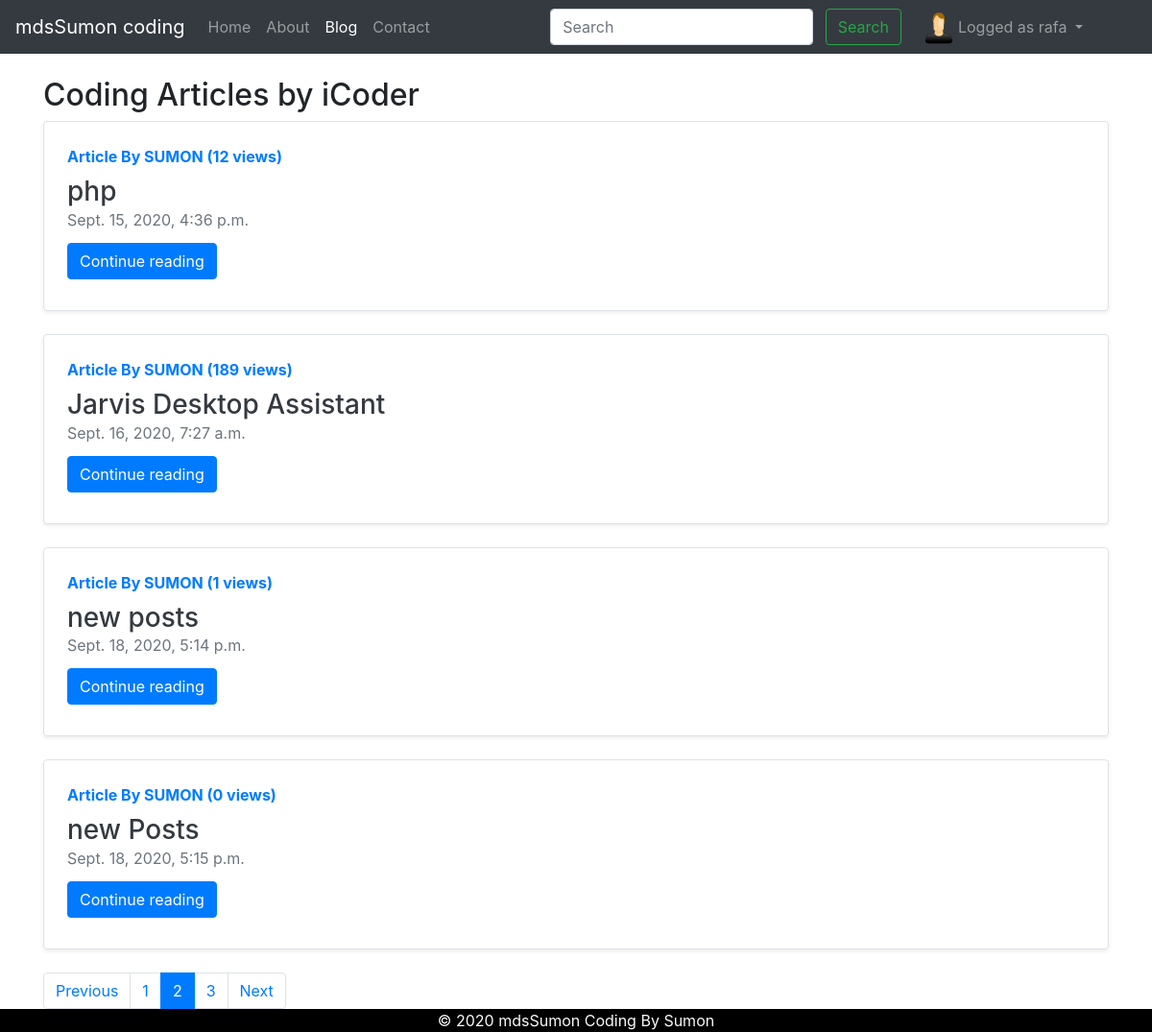
The page /blog/?page=2 (signed in) on the database its author committed.
### blog/models.py (models this page shows, shortened)
class Post(models.Model):
    sno = models.AutoField(primary_key=True)
    serial = models.IntegerField(default=1)
    title = models.CharField(max_length=255)
    category = models.ForeignKey(Category,on_delete=models.CASCADE,default=1)
    likes = models.ManyToManyField(User ,related_name='likes', blank=True)
    content = models.TextField()
    authur = models.CharField(max_length=13)
    slug = models.CharField(max_length=130)
    views = models.IntegerField(default=0)
    timeStamp = models.DateTimeField(blank=True)

### blog/views.py (the view)
# urls.py: path('', views.blogHome, name='blogHome'),
def blogHome(request):
    Posts = Post.objects.all()
    paginator = Paginator(Posts, 4)
    page = request.GET.get('page')
    try:
        posts = paginator.page(page)
    except PageNotAnInteger:
        posts = paginator.page(1)
    except EmptyPage:
        posts = paginator.page(paginator.num_pages)
    if page is None:
        start_index = 0
        end_index = 7
    else:
       (start_index , end_index) = proper_pagination(posts, index=4)
    page_range = list(paginator.page_range[start_index:end_index])
    context = {'posts':posts,
        'page_range':page_range}
    return render(request,'blog/blogHome.html',context)

### blog/views.py (called while the page is built)
def category_list(request):
    category_list = Category.objects.exclude(name='default')
    context = {
        "category_list": category_list,
    }
    return context

def proper_pagination(posts, index):
    start_index = 0
    end_index = 7
    if posts.number > index:
        start_index = posts.number - index
        end_index = posts.number + end_index
    return (start_index, end_index)

### templates/blog/blogHome.html (shortened to what this page needs)
{% extends 'base.html' %}
 {% block title %}blogHome{% endblock title %} {% block blogactive %} active
{% endblock blogactive %} {% block body %}
<div class="container my-4">
    <h2>Coding Articles by iCoder</h2>
    {% for post in posts %}
    <div class="row no-gutters border rounded overflow-hidden flex-md-row mb-4 shadow-sm h-md-250 position-relative">
        <div class="col p-4 d-flex flex-column position-static">
            <strong class="d-inline-block mb-2 text-primary">Article By {{post.authur}} ({{post.views}} views)</strong>
            <h3 class="mb-0"> <a class="text-dark" href="/blog/{{post.slug}}"> {{post.title}}</a></h3>
            <div class="mb-1 text-muted">{{post.timeStamp}}</div>
            <div class="my-2">
                <a href="/blog/{{post.slug}}" role="button" class="btn btn-primary">Continue reading</a>
            </div>
        </div>
    </div>
    {% endfor %}
  <ul class="pagination">
           {% if posts.has_previous %}
            <li class="page-item"><a class="page-link" href="?page={{ posts.previous_page_number }}">Previous</a></li>
           {% endif %}
           {% for p in  page_range  %}
           {% if posts.number == p  %}
             <li class="page-item active"><a class="page-link" href="?page={{ p }}">{{p}}</a></li>
           {% else %}
                <li class="page-item"><a class="page-link" href="?page={{ p }}">{{ p }}</a></li>
           {% endif %}
           {% endfor %}
              {% if posts.has_next %}
            <li class="page-item"><a class="page-link" href="?page={{ posts.next_page_number }}">Next</a></li>
           {% endif %}
        </ul>
</div>
{% endblock body %}

### templates/base.html (shortened to what this page needs)
<!DOCTYPE html>
{% load static %}
<html lang="en">
  <head>
   <link rel="stylesheet" href="{% static 'blog/style.css' %}">
    <link
      rel="stylesheet"
      href="https://stackpath.bootstrapcdn.com/bootstrap/4.5.2/css/bootstrap.min.css"
    />
     <link rel="stylesheet" href="{% static 'prism/prism.css' %}">
  </head>
  <body>
    <nav class="navbar navbar-expand-lg navbar-dark bg-dark">
      <a class="navbar-brand" href="/">mdsSumon coding</a>
      <div class="collapse navbar-collapse" id="navbarSupportedContent">
        <ul class="navbar-nav mr-auto">
          <li class="nav-item {% block homeactive %} {% endblock homeactive %}">
            <a class="nav-link" href="/"
              >Home <span class="sr-only">(current)</span></a
            >
          </li>
          <li
            class="nav-item {% block aboutactive %} {% endblock aboutactive %}"
          >
            <a class="nav-link" href="/about">About</a>
          </li>
          <li class="nav-item {% block blogactive %} {% endblock blogactive %}">
            <a class="nav-link" href="/blog">Blog</a>
          </li>
          <li
            class="nav-item {% block contactactive %} {% endblock contactactive %}"
          >
            <a class="nav-link" href="/contact">Contact</a>
          </li>
        </ul>
        <div class="ml-auto form-inline">
          <form method="get" action="/search" class="my-2 my-lg-0 mx-3">
            <input
              class="form-control mr-sm-2"
              type="search"
              placeholder="Search"
              aria-label="Search"
              name="query"
              id="query"
            />
            <button class="btn btn-outline-success my-2 my-sm-0" type="submit">
              Search
            </button>
          </form>
          {% if user.is_authenticated %}
          <ul class="navbar-nav ml-auto mr-5">
            <li class="nav-item dropdown">
              <a
                class="nav-link dropdown-toggle"
                href="#"
                id="navbarDropdown"
                role="button"
                data-toggle="dropdown"
                aria-haspopup="true"
                aria-expanded="false"
              > {% if request.user.profile.photo  %}
          <img src="{{ request.user.profile.photo.url }}" class="navbar-img">
        {% else %}
           <img src="/static/img/bg.png" class="navbar-img">
        {% endif %}
                Logged as {{request.user}}
              </a>
            </li>
          </ul>
          {% endif %}
        </div>
      </div>
    </nav>
    {% block body %} {% endblock body %} {% block js %} {% endblock js %}
 <footer class="footer">
        <div class="container">
            <span class="text-light">&#169 2020 mdsSumon Coding By Sumon </span>
        </div>
    </footer>
  </body>
</html>

### static/blog/style.css (style rules this page uses)
.navbar-img { width:30px; height:35px; float: left; background-size: auto 100%; margin-top: -5px; margin-right: 5px; border-radius: 6px; }

### templates/base.html (style rules this page uses)
.footer { position: fixed; left: 0; bottom: 0; width: 100%; background-color: black; color: white; text-align: center; display: block; }

### rows shown on the page
Post: authur "SUMON", views "12", title "php", timeStamp "Sept. 15, 2020, 4:36 p.m."
Post: authur "SUMON", views "189", title "Jarvis Desktop Assistant", timeStamp "Sept. 16, 2020, 7:27 a.m."
Post: authur "SUMON", views "1", title "new posts", timeStamp "Sept. 18, 2020, 5:14 p.m."
Post: authur "SUMON", views "0", title "new Posts", timeStamp "Sept. 18, 2020, 5:15 p.m."

### other values the page prints
{{ request.user }} "rafa"
{{ p }} "1" "3"
{{ p }} "2"
